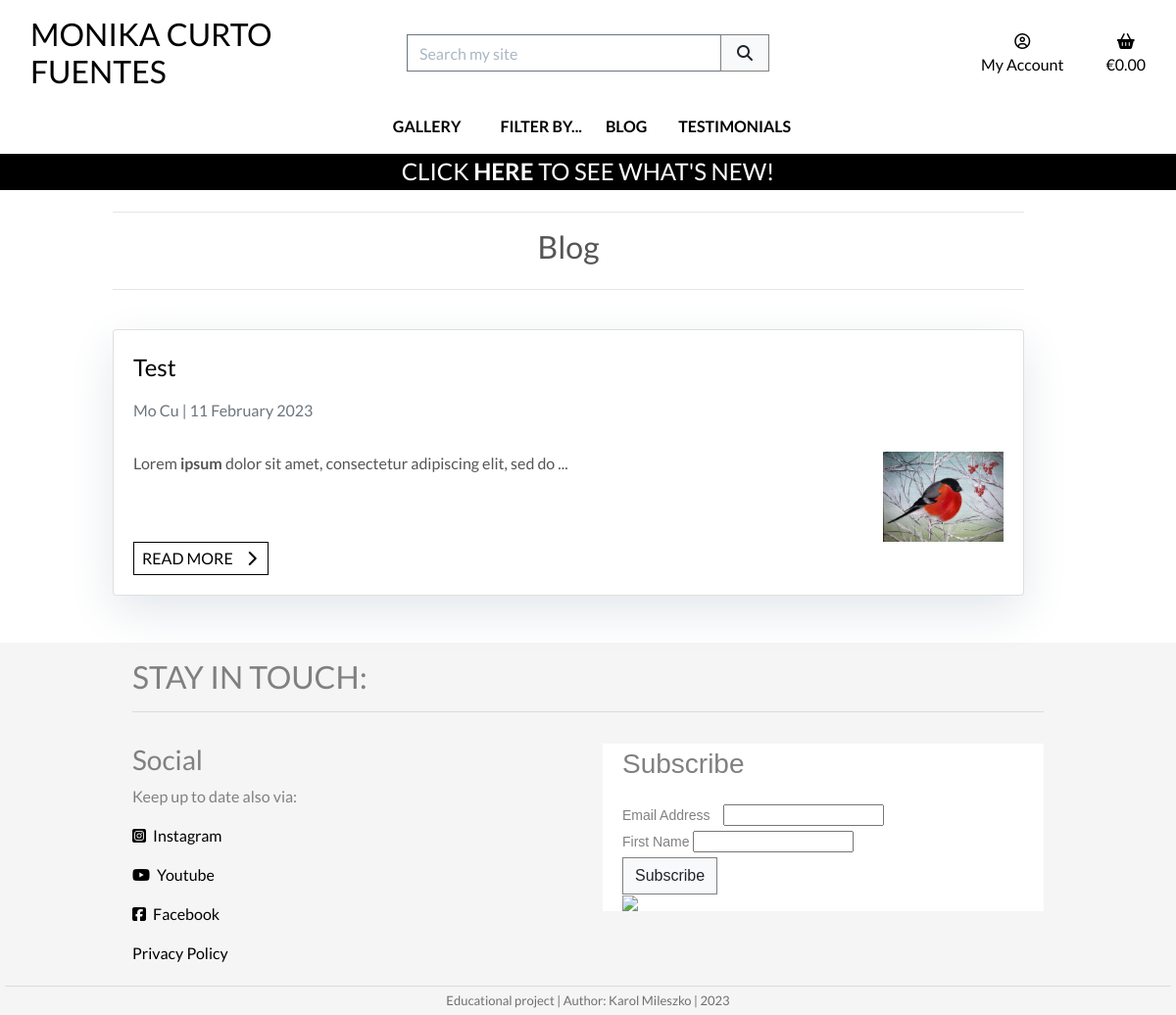
Screenshot of /blog/ with the database file from the repository.
### blog/models.py (models this page shows, shortened)
class Post(models.Model):
    title = models.CharField(
        max_length=150,
        unique=True)
    slug = models.SlugField(
        max_length=150,
        unique=True)
    author = models.ForeignKey(
        User,
        on_delete=models.SET_NULL,
        related_name="blog_posts",
        null=True,
        blank=True)
    content = models.TextField()
    featured_image = models.ImageField(
        null=True,
        blank=True)
    highlight = models.BooleanField(
        default=False)
    live = models.BooleanField(
        default=True)
    created_on = models.DateTimeField(
        auto_now_add=True)
    updated_on = models.DateTimeField(
        auto_now=True)
    class Meta:
        ordering = ['-created_on']

### blog/views.py (the view)
class PostList(generic.ListView):
    model = Post
    posts = Post.objects.all()
    template_name = "blog/blog.html"
    ordering = ['-created_on']
    def get_queryset(self):
        queryset = super().get_queryset()
        if self.request.user.is_staff:
            return queryset
        return queryset.filter(live=True)

### bag/contexts.py (called while the page is built, shortened)
def bag_contents(request):
    bag_items = []
    total = 0
    product_count = 0
    bag = request.session.get('bag', {})
    if total < settings.FREE_DELIVERY_THRESHOLD and total > 0:
        min_charge = settings.DELIVERY_MIN_CHARGE
        delivery = max(
            total * Decimal(settings.STANDARD_DELIVERY_PERCENTAGE / 100),
            min_charge)
        free_delivery_delta = settings.FREE_DELIVERY_THRESHOLD - total
    else:
        delivery = 0
        free_delivery_delta = 0
    grand_total = delivery + total
    context = {
        'bag_items': bag_items,
        'total': total,
        'product_count': product_count,
        'delivery': delivery,
        'free_delivery_delta': free_delivery_delta,
        'free_delivery_threshold': settings.FREE_DELIVERY_THRESHOLD,
        'grand_total': grand_total,
    }
    return context

### blog/templates/blog/blog.html (shortened to what this page needs)
{% extends "base.html" %}
{% load static %}
{% block page_header %}
    {% include "includes/page_header.html" with title="Blog" subtitle="" %}
{% endblock %}
{% block content %}
    <div class="container mb-4 col-12 col-md-10 offset-md-1">
        <div class="row">
            <div class="col">
                {% if post_list|length > 0 %}
                    {% for post in post_list %}
                        <div class="card mb-4">
                            <div class="card-body">
                                <a href="{% url 'post_detail' post.slug  %}"
                                    <p class="card-title">{{ post.title }}<p>
                                </a>
                                <p class="card-text text-muted h6">
                                    {{ post.author.get_full_name|default:post.author.username }} | {{ post.created_on | date:"d F Y"}}
                                </p>
                                <div class="row">
                                    <div class="card-text col-12 col-lg-10 col-md-8">
                                        <p>
                                            {{post.content|safe|stringformat:".250s" }}
                                            {% if post.content|length > 250 %}
                                                ...
                                            {% endif %}
                                        </p>
                                    </div>
                                    <div class="col-4 col-lg-2 hide-on-sm float-right details-image mt-4">
                                        {% if post.featured_image %}
                                        <img src="{{ post.featured_image.url }}"
                                            alt="featured photo for the blog post"
                                            class="w-100">
                                        {% endif %}
                                    </div>
                                </div>
                                <a href="{% url 'post_detail' post.slug  %}"
                                    class="btn btn-outline-black rounded-0 px-1 py-1">
                                    <span class="text-uppercase mx-1">Read more</span>
                                    <span class="icon">
                                        <i class="fas fa-chevron-right"></i>
                                    </span>
                                </a>
                            </div>
                        </div>
                    {% endfor %}
                {% endif %}
            </div>
        </div>
    </div>
{% endblock %}

### static/css/base.css (style rules this page uses)
html { height: 100%; }
body { background: url('/media/homepage_background.jpg') no-repeat center center fixed; background-size: cover; height: calc(100vh - 200px); color: #555; font-family: 'Lato'; }
a:link { color: black; text-decoration: none; }
.card-title { font-size: 1.5rem; }
.icon { align-items: center; display: inline-flex; justify-content: center; height: 1.5rem; width: 1.5rem; }
.btn-outline-black { background: white; color: black !important; border: 1px solid black; }
.card { box-shadow: 0 16px 48px #E3E7EB; }
@media (min-width: 1200px) { .container { max-width: 80%; } }

### rows the page displays
Post: title "Test", author.get_full_name "Mo Cu", created_on "11 February 2023", content "Lorem ipsum dolor sit amet, consectetur adipiscing elit, sed do", featured_image (picture)

### other values shown
{{ title }} "Blog"
